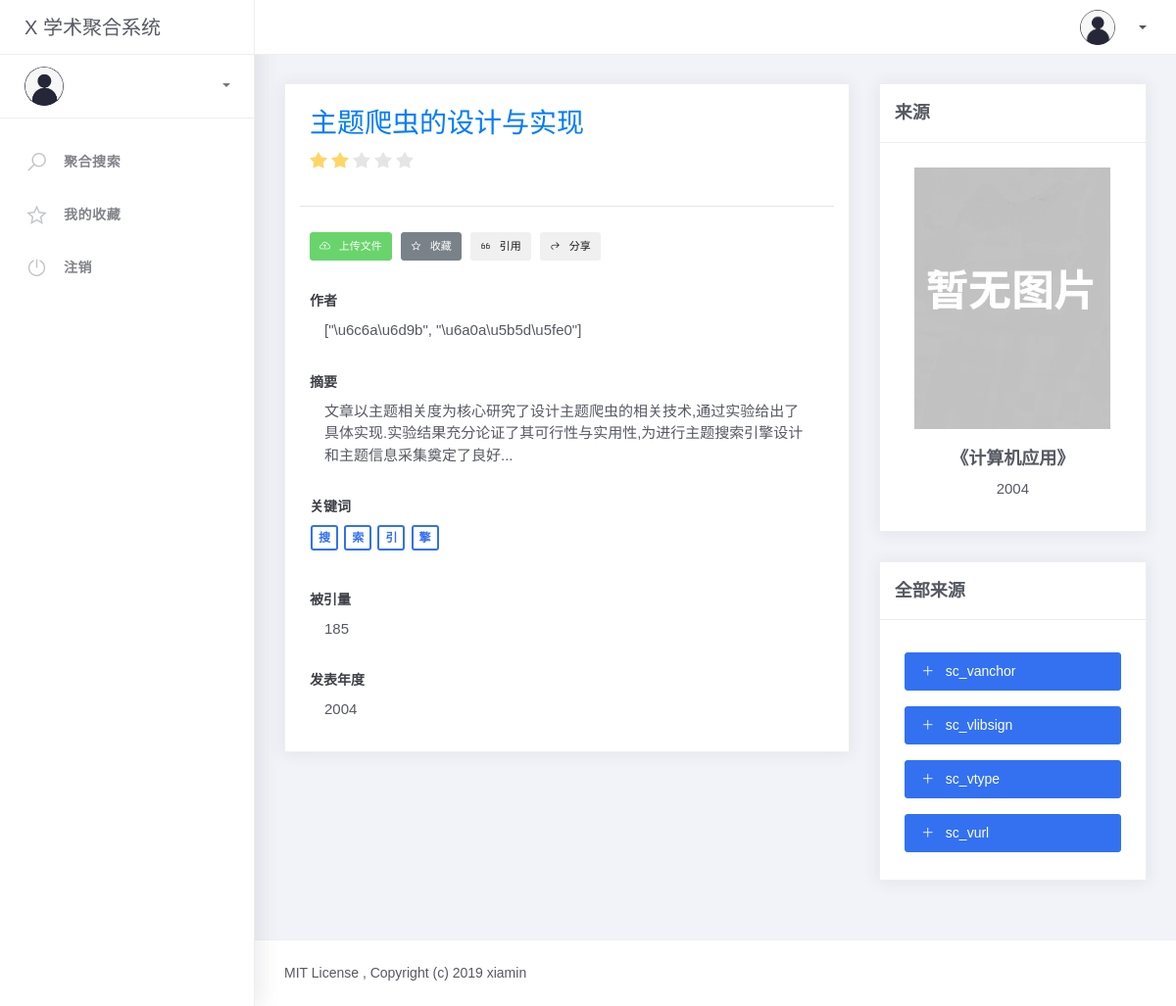
Screenshot of /backstage/detail/?id=2030 with the database file from the repository.
### mainapp/models.py (models this page shows, shortened)
class Literature(models.Model):
    ltypes = (
        (0, '期刊'),
        (1, '学位'),
        (2, '图书'),
        (3, '会议'),
        (4, '专利'),
    )
    langs = (
        (0, '中文'),
        (1, '英文'),
        (2, '其他'),
    )
    language = models.SmallIntegerField(choices=langs, default=0, verbose_name='语言')
    ltype = models.SmallIntegerField(choices=ltypes, default=0, verbose_name='文献类型')
    title = models.CharField('题名', max_length=256,null=True)
    authors = models.CharField('作者', max_length=256,null=True,blank=True)
    publish =  models.CharField('来源', max_length=256,null=True,blank=True)
    doi = models.CharField('数字对象唯一标识符', max_length=128,null=True,blank=True)
    institution = models.CharField('机构', max_length=256,null=True,blank=True)
    sore_year = models.IntegerField('发表年度',null=True,blank=True)
    cited = models.IntegerField('被引',null=True,blank=True)
    abstract = models.TextField('摘要',null=True,blank=True)
    keywords = models.CharField('关键词',max_length=256,null=True,blank=True)
    ai_keyword = models.CharField('AI关键词',max_length=256,null=True,blank=True)
    quotes = models.TextField('参考文献',null=True,blank=True)
    sc_quote =  models.TextField('GB引用',null=True,blank=True)
    upload_date = models.DateTimeField('上传时间', default=now)
    creater = models.ForeignKey(MyUser, verbose_name='创建者', on_delete=models.CASCADE,null=True,blank=True)
    paperid = models.CharField('百度学术id',null=True,blank=True, max_length=256)
    cnki_info = models.CharField('中国知网数据',null=True,blank=True, max_length=512)
    source_url = models.CharField('主来源URL',null=True,blank=True, max_length=512)
    page = models.CharField('页码',null=True,blank=True, max_length=512)
    all_version = models.TextField('全部来源',null=True,blank=True)
    savelink = models.TextField('下载链接',null=True,blank=True)
    upfile = models.FileField(upload_to='upload/%Y/%m/%d/',null=True,blank=True)
    collect_from = models.CharField('收集来源',null=True,blank=True, max_length=128)
    detailed = models.BooleanField('已处理', default=False)
    weight = models.IntegerField('权值', default=0,null=True,blank=True)
    class Meta:
        ordering = ['-upload_date']
        verbose_name = "文献"
        verbose_name_plural = verbose_name
        get_latest_by = '-upload_date'

### backstage/views.py (the view, shortened to what this page needs)
def detail(request):
    user = request.user.myuser if request.user.is_authenticated else None
    paper_id = request.GET.get('id')
    try:
        literature = Literature.objects.get(pk=paper_id)
    except:
        return HttpResponse(status=404)
    if request.method == 'POST':# 获取对象
        obj = request.FILES.get('pdf')
        literature.upfile = obj
        literature.save()
    else:
        if not literature.ai_keyword and literature.title and literature.abstract:
            try:
                url = "https://aip.baidubce.com/rpc/2.0/nlp/v1/keyword"
                session = HTMLSession()
                access_token = bd_access_token()
            except Exception as e:
                print(e)
    try:
        uni_list = json.loads(literature.quotes)
    except:
        uni_list = []
    try:
        all_version = json.loads(literature.all_version)
    except:
        all_version = {}
    try:
        keywords = json.loads(literature.keywords)
    except:
        keywords = None
    try:
        ai_keyword = json.loads(literature.ai_keyword)
    except:
        ai_keyword = None
    try:
        savelink = json.loads(literature.savelink)
    except:
        savelink = None
    content = {
        'active_menu': 'detail',
        'user': user,
        'literature':literature,
        'uni_list':uni_list,
        'all_version':all_version,
        'keywords':keywords,
        'ai_keyword':ai_keyword,
        'savelink':savelink,
    }
    return render(request, 'backstage/detail.html', content)

### backstage/tasks.py (called while the page is built)
def bd_access_token():
    cache_access_token = cache.get('access_token')
    if cache_access_token:
        return cache_access_token
    access_token_url = 'https://aip.baidubce.com/oauth/2.0/token'
    session = HTMLSession()
    access_token_request = session.post(
        access_token_url,
        data={
        'grant_type': 'client_credentials',
        'client_id': '',
        'client_secret':'',
        },
        headers={'Content-Type': 'application/json'}
    ).json()
    expires_in = access_token_request.get('expires_in')
    access_token = access_token_request.get('access_token')
    cache.set('access_token', access_token, expires_in-30)
    return access_token

### backstage/templates/backstage/detail.html (shortened to what this page needs)
{% extends "backstage/base.html" %}
{% load staticfiles %}
{% block content %}
<div class="main-panel">
	<div class="content">
		<div class="container-fluid">
			<div class="row">
				<div class="col-lg-8">
					<div class="card">
						<div class="card-body">
							<div class="form-group">
								<h4><a href="#">
									{{ literature.title }}
								</a></h4>
								<p >
									<div id="raty-level" data-score="2" data-path="{% static 'backstage/raty' %}">
									</div>
								</p>
							</div>
							<hr/>
							<div class="form-group form-inline">
								<p>
									{% if literature.upfile %}
									<button onclick="window.open('{% url 'pdf_view' %}?id={{ literature.id }}','_self')" class="btn btn-primary btn-xs"><i class="la la-external-link"></i>阅读</button>
									{% else %}
									<button  data-toggle="modal" data-target="#myModal2" class="btn btn-success btn-xs"><i class="la la-cloud-upload"></i>上传文件</button>
									{% endif %}
									<button class="btn btn-secondary btn-xs fav-btn" data-paperid="{{ literature.id }}"><i class="la la-star-o"></i>收藏</button>
									<button class="btn btn-xm btn-xs" data-toggle="modal" data-target="#myModal" data-cited="{{ literature.sc_quote }}"><i class="la la-quote-left"></i>引用</button>
									<button class="btn btn-xm btn-xs sh-b" data-clipboard-text="{{ literature.source_url }}"><i class="la la-share"></i>分享</button>
								</p>
							</div>
							<div class="form-group">
								<label class="control-label">作者</label>
								<p class="form-control-static json-authors">{{ literature.authors }}</p>
							</div>
							<div class="form-group">
								<label class="control-label">摘要</label>
								<p class="form-control-static">{{ literature.abstract }}</p>
							</div>
							{% if keywords %}
							<div class="form-group">
								<label class="control-label">关键词</label>
								<p>
								{% for item in keywords %}
								<button class="btn btn-primary btn-sm btn-border btn-keyword">{{ item }}</button>
								{% endfor %}
								</p>
							</div>
							{% endif %}
							<div class="form-group">
								<label class="control-label">被引量</label>
								<p class="form-control-static">{{ literature.cited }}</p>
							</div>
							{% if literature.sore_year %}
							<div class="form-group">
								<label class="control-label">发表年度</label>
								<p class="form-control-static">{{ literature.sore_year }}</p>
							</div>
							{% endif %}
						</div>
					</div>
				</div>
				<div class="col-lg-4">
					<div class="card">
						<div class="card-header">
							<div class="card-title">来源</div>
						</div>
						<div class="card-body">
							<div class="form-group text-center">
								<img src="{% static 'backstage/img/暂无图片.jpg' %}" width=200 style="max-width: 100%;height: auto;"></img>
							</div>
							<div class="form-group text-center">
								<h6>{{ literature.publish }}</h6>
								<p class="form-control-static">{{ literature.sore_year }}</p>
							</div>
						</div>
					</div>
					{% if literature.all_version %}
					<div class="card">
						<div class="card-header">
							<div class="card-title">全部来源</div>
						</div>
						<div class="card-body">
							<div class="form-group">
								{% for k,v in all_version.items %}
								<a href="{{ v }}" target='_blank' class="btn btn-primary btn-full text-left mt-2 mb-2"><i class="la la-plus"></i>{{ k }}</a>
								{% endfor %}
							</div>
						</div>
					</div>
					{% endif %}
				</div>
			</div>
		</div>
	</div>
	{% include "backstage/footer.html" %}
</div>
{% endblock %}

### backstage/templates/backstage/base.html (shortened to what this page needs)
{% load staticfiles %}
<!DOCTYPE html>
<html>
<head>
	<link rel="stylesheet" href="{% static 'backstage/css/bootstrap.min.css' %}">
	<link rel="stylesheet" href="{% static 'backstage/css/ready.css' %}">
	<link rel="stylesheet" href="{% static 'backstage/css/demo.css' %}">
</head>
<body>
	<div class="wrapper">
		<div class="main-header">
			<div class="logo-header">
				<a href="{% url 'index' %}" class="logo">
					X 学术聚合系统
				</a>
			</div>
			<nav class="navbar navbar-header navbar-expand-lg">
				<div class="container-fluid">
					<ul class="navbar-nav topbar-nav ml-md-auto align-items-center">
						<li class="nav-item dropdown">
							<a class="dropdown-toggle profile-pic" data-toggle="dropdown" href="#" aria-expanded="false"> <img src="{% static 'backstage/img/profile3.jpg' %}"
								 alt="user-img" width="36" class="img-circle"><span>{{ user.nickname }}</span></span> </a>
						</li>
					</ul>
				</div>
			</nav>
		</div>
		<div class="sidebar">
			<div class="scrollbar-inner sidebar-wrapper">
				<div class="user">
					<div class="photo">
						<img src="{% static 'backstage/img/profile3.jpg' %}">
					</div>
					<div class="info">
						<a class="" data-toggle="collapse" href="#collapseExample" aria-expanded="true">
							<span>
								<span class="caret"></span>
							</span>
						</a>
						<div class="clearfix"></div>
					</div>
				</div>
				<ul class="nav">
					<li id="index" class="nav-item">
						<a href="/backstage">
							<i class="la la-search"></i>
							<p>聚合搜索</p>
						</a>
					</li>
					<li id="favourite_list" class="nav-item">
						<a href="{% url 'favourite_list' %}">
							<i class="la la-star-o"></i>
							<p>我的收藏</p>
						</a>
					</li>
					<li class="nav-item">
						<a href="{% url 'logout' %}">
							<i class="la la-power-off"></i>
							<p>注销</p>
						</a>
					</li>
				</ul>
			</div>
		</div>
        {% block content %}{% endblock %}
	</div>
</body>
</html>

### backstage/templates/backstage/footer.html (shortened to what this page needs)
<div id='footer' class="footer">
    <div class="row pull-xm">
        <div class="copyright">
            MIT License , Copyright (c) 2019 xiamin
        </div>
    </div>
</div>

### backstage/templates/backstage/base.html (style rules this page uses)
.logo { font-weight:400; font-size:20px; text-decoration: none !important; }

### backstage/templates/backstage/footer.html (style rules this page uses)
.pull-xm { width: 100%; padding-right: 15px; padding-left: 15px; margin-right: auto; margin-left: auto; }
.copyright { padding: .5rem 0 !important; }

### rows the page displays
Literature: title "主题爬虫的设计与实现", authors "[\"\\u6c6a\\u6d9b\", \"\\u6a0a\\u5b5d\\u5fe0\"]", abstract "文章以主题相关度为核心研究了设计主题爬虫的相关技术,通过实验给出了具体实现.实验结果充分论证了其可行性与实用性,为进行主题搜索引擎设计和主题信息采集奠定了良好...", cited "185", sore_year "2004", publish "《计算机应用》"

### other values shown
{{ item }} "搜" "索" "引" "擎"
{{ k }} "sc_vanchor" "sc_vlibsign" "sc_vtype" "sc_vurl"
